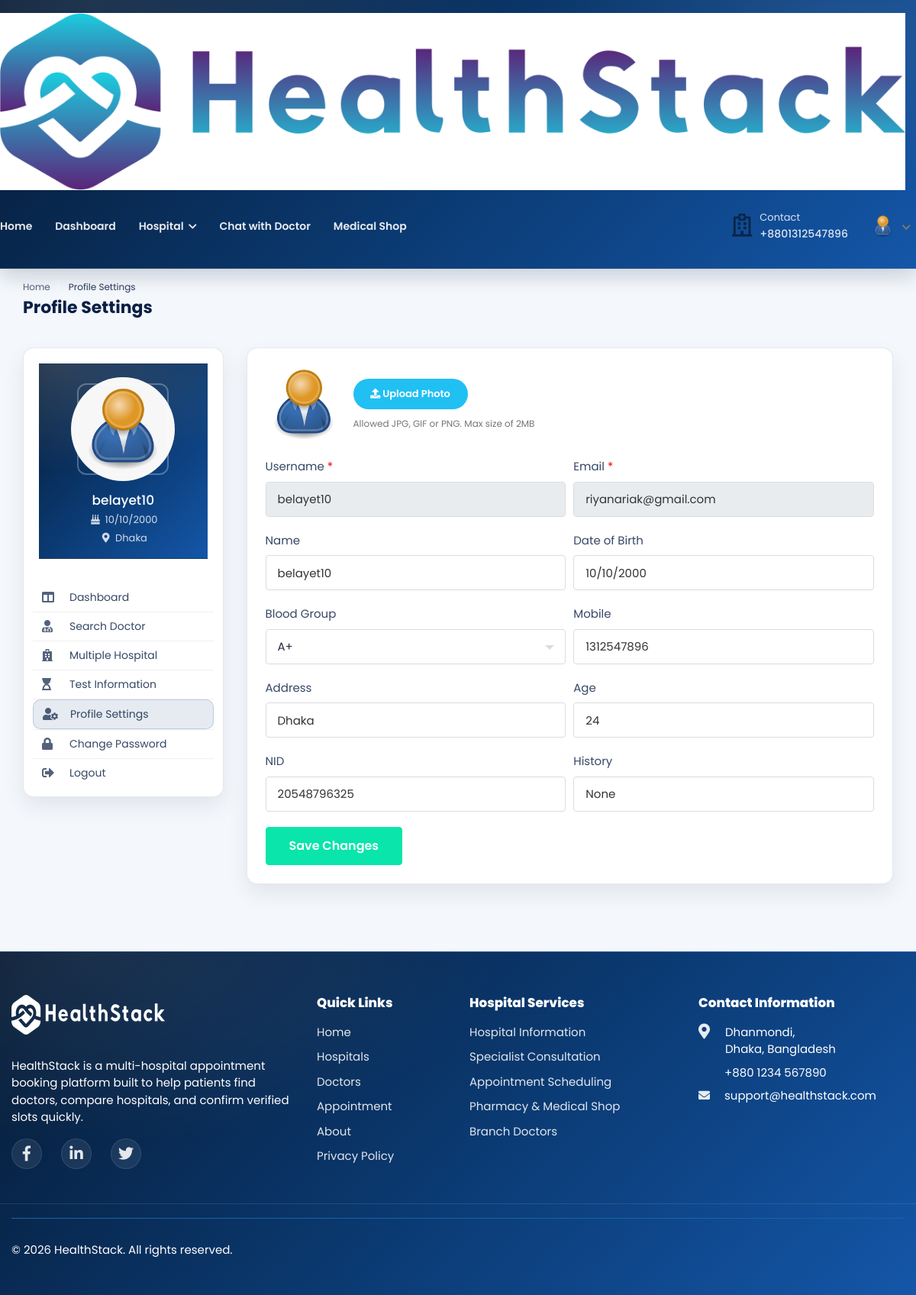
Screenshot of /profile-settings/ (signed in) with the database file from the repository.
### hospital/models.py (models this page shows, shortened)
class Patient(models.Model):
    patient_id = models.AutoField(primary_key=True)
    user = models.OneToOneField(User, on_delete=models.CASCADE, null=True, blank=True, related_name='patient')
    name = models.CharField(max_length=200, null=True, blank=True)
    username = models.CharField(max_length=200, null=True, blank=True)
    age = models.IntegerField(null=True, blank=True)
    email = models.EmailField(max_length=200, null=True, blank=True)
    phone_number = models.IntegerField(null=True, blank=True)
    address = models.CharField(max_length=200, null=True, blank=True)
    featured_image = models.ImageField(upload_to='patients/', default='patients/user-default.png', null=True, blank=True)
    blood_group = models.CharField(max_length=200, null=True, blank=True)
    history = models.CharField(max_length=200, null=True, blank=True)
    dob = models.CharField(max_length=200, null=True, blank=True)
    nid = models.CharField(max_length=200, null=True, blank=True)
    serial_number = models.CharField(max_length=200, null=True, blank=True)
    login_status = models.CharField(max_length=200, null=True, blank=True, default="offline")

### hospital/views.py (the view, shortened to what this page needs)
# urls.py: path('profile-settings/',views.profile_settings, name='profile-settings'),
@csrf_exempt
@login_required(login_url="login")
def profile_settings(request):
    if request.user.is_patient:
        patient = Patient.objects.get(user=request.user)
        old_featured_image = patient.featured_image
        if request.method == 'GET':
            context = {'patient': patient}
            return render(request, 'profile-settings.html', context)
    else:
        redirect('logout')

### templates/profile-settings.html (shortened to what this page needs)
{% load static %}
<!DOCTYPE html>
<html lang="en">
  <head>
    <link
      rel="stylesheet"
      href="{% static 'HealthStack-System/css/Normal/bootstrap.min.css' %}"
    />
    <link
      rel="stylesheet"
      href="{% static 'HealthStack-System/plugins/Normal/fontawesome/css/fontawesome.min.css' %}"
    />
    <link
      rel="stylesheet"
      href="{% static 'HealthStack-System/plugins/Normal/fontawesome/css/all.min.css' %}"
    />
    <link
      rel="stylesheet"
      href="{% static 'HealthStack-System/css/Normal/bootstrap-datetimepicker.min.css' %}"
    />
    <link
      rel="stylesheet"
      href="{% static 'HealthStack-System/plugins/Normal/select2/css/select2.min.css' %}"
    />
    <link
      rel="stylesheet"
      href="{% static 'HealthStack-System/css/Normal/style.css' %}"
    />
    {% if user.is_authenticated and user.is_patient %}
    <link
      rel="stylesheet"
      href="{% static 'HealthStack-System/css/Normal/patient_profile_settings.css' %}?v=20260315"
    />
    {% endif %}
    <link href="https://use.fontawesome.com/releases/v5.7.2/css/all.css" rel="stylesheet" />
  </head>
  <body class="{% if user.is_authenticated and user.is_patient %}hs-patient-profile-settings{% endif %}">
    <div id="patient-ps-page" class="main-wrapper hs-pps" data-patient-profile-settings="1">
      <header class="header">
        <div id="patient-ps-navbar" class="patient-ps-navbar" data-patient-ps-navbar="1">{% include 'navbar.html' %}</div>
      </header>
      <div class="breadcrumb-bar">
        <div class="container-fluid">
          <div class="row align-items-center">
            <div class="col-md-12 col-12">
              <nav aria-label="breadcrumb" class="page-breadcrumb">
                <ol class="breadcrumb">
                  <li class="breadcrumb-item"><a href="{% url 'patient-dashboard' %}">Home</a></li>
                  <li class="breadcrumb-item active" aria-current="page">
                    Profile Settings
                  </li>
                </ol>
              </nav>
              <h2 class="breadcrumb-title">Profile Settings</h2>
            </div>
          </div>
        </div>
      </div>
      <div class="content">
        <div class="container-fluid">
          <div class="row">
            <div class="col-md-5 col-lg-4 col-xl-3 theiaStickySidebar">
              <aside id="patient-ps-sidebar" class="patient-ps-sidebar" data-patient-ps-sidebar="1">{% include 'patient-sidebar.html' %}</aside>
            </div>
            <div class="col-md-7 col-lg-8 col-xl-9">
							<div class="card">
								<div class="card-body">
									<form action="{% url 'profile-settings' %}" method="POST" enctype="multipart/form-data">
										<div class="row form-row">
											<div class="col-12 col-md-12">
												<div class="form-group">
													<div class="change-avatar">
														<div class="profile-img">
															<img src="{{patient.featured_image.url}}" alt="User Image">
														</div>
														<div class="upload-img">
															<div class="change-photo-btn">
																<span><i class="fa fa-upload"></i> Upload Photo</span>
															</div>
															<small class="form-text text-muted">Allowed JPG, GIF or PNG. Max size of 2MB</small>
														</div>
													</div>
												</div>
											</div>
                      <div class="col-12 col-md-6">
                        <div class="form-group">
                          <label>Username <span class="text-danger">*</span></label>
                          <input type="text" class="form-control" readonly value="{{patient.username}}" >
                        </div>
											</div>
                      <div class="col-12 col-md-6">
                        <div class="form-group">
                          <label>Email <span class="text-danger">*</span></label>
                          <input type="text" class="form-control" readonly value="{{patient.email}}" >
                        </div>
											</div>
                      <div class="col-12 col-md-6">
												<div class="form-group">
													<label>Name</label>
													<input type="text" class="form-control" value="{{ patient.name }}" name="name">
												</div>
											</div>
											<div class="col-12 col-md-6">
												<div class="form-group">
													<label>Date of Birth</label>
														<input type="text" class="form-control datetimepicker" value="{{patient.dob}}" name="dob">
												</div>
											</div>
											<div class="col-12 col-md-6">
												<div class="form-group">
													<label>Blood Group</label>
												</div>
											</div>
											<div class="col-12 col-md-6">
												<div class="form-group">
													<label>Mobile</label>
													<input type="text" value="{{patient.phone_number}}" class="form-control" name="phone_number">
												</div>
											</div>
											<div class="col-12 col-md-6">
												<div class="form-group">
												<label>Address</label>
													<input type="text" class="form-control" value="{{patient.address}}" name="address">
												</div>
											</div>
                      <div class="col-12 col-md-6">
												<div class="form-group">
												<label>Age</label>
													<input type="text" class="form-control" value="{{patient.age}}" name="age">
												</div>
											</div>
											<div class="col-12 col-md-6">
												<div class="form-group">
													<label>NID</label>
													<input type="text" class="form-control" value="{{patient.nid}}" name="nid">
												</div>
											</div>
											<div class="col-12 col-md-6">
												<div class="form-group">
													<label>History</label>
													<input type="text" class="form-control" value="{{patient.history}}" name="history">
												</div>
											</div>
										</div>
										<div class="submit-section">
											<button type="submit" class="btn btn-primary submit-btn">Save Changes</button>
										</div>
									</form>
								</div>
							</div>
						</div>
          </div>
        </div>
      </div>
      <footer id="patient-ps-footer" class="patient-ps-footer" data-patient-ps-footer="1">{% include 'footer.html' %}</footer>
    </div>
  </body>
</html>

### templates/patient_navbar.html (shortened to what this page needs)
{% load static %}
<nav class="navbar navbar-expand-lg header-nav hs-navbar" aria-label="Primary">
  <div class="navbar-header">
    <a href="{% url 'hospital_home'%}" class="navbar-brand logo">
      <img
        src="{% static 'HealthStack-System/images/Normal/logo.jpg' %}"
        class="img-fluid"
        alt="Logo"
      />
    </a>
  </div>
  <div class="main-menu-wrapper">
    <ul class="main-nav">
      <li>
        <a href="{% url 'hospital_home'%}">Home</a>
      </li>
      <li>
        <a href="{% url 'patient-dashboard' %}">Dashboard</a>
      </li>
      <li class="has-submenu">
        <a href="#">Hospital <i class="fas fa-chevron-down"></i></a>
      </li>
      {% if user.is_authenticated and user.is_patient %}
      <li>
        <a href="{% url 'chat-home' pk=user.id %}">Chat with Doctor</a>
      </li>
      {% endif %}
      <li>
        <a href="{% url 'pharmacy_shop' %}">Medical Shop</a>
      </li>
    </ul>
  </div>
  <ul class="nav header-navbar-rht">
    <li class="nav-item contact-item">
      <div class="header-contact-img">
        <i class="far fa-hospital"></i>
      </div>
      <div class="header-contact-detail">
        <p class="contact-header">Contact</p>
        <p class="contact-info-header">+880{{patient.phone_number}}</p>
      </div>
    </li>
    <li class="nav-item dropdown has-arrow logged-item">
      <a href="#" class="dropdown-toggle nav-link" data-toggle="dropdown">
        <span class="user-img">
          <img
            class="rounded-circle"
            src="{{patient.featured_image.url}}"
            width="31"
            alt="{{ patient.name|default:user.get_username|default:'Patient' }}"
            onerror="this.onerror=null;this.src='{% static 'HealthStack-System/images/Normal/patients/patient.jpg' %}';"
          />
        </span>
      </a>
    </li>
  </ul>
</nav>

### templates/patient-sidebar.html
{% load static %}
{% with current_url=request.resolver_match.url_name %}
    <div class="profile-sidebar">
      <div class="widget-profile pro-widget-content">
        <div class="profile-info-widget">
          <a href="#" class="booking-doc-img">
            <img
              src="{{ patient.featured_image.url }}"
              alt="User Image"
            />
          </a>
          <div class="profile-det-info">
            <h3>{{patient.name}}</h3>
            <div class="patient-details">
              <h5>
                <i class="fas fa-birthday-cake"></i> {{ patient.dob }}
              </h5>
              <h5 class="mb-0">
                <i class="fas fa-map-marker-alt"></i>
                {{ patient.address }}
              </h5>
            </div>
          </div>
        </div>
      </div>
      <div class="dashboard-widget">
        <nav class="dashboard-menu sidebar">
          <ul>
            <li class="{% if current_url == 'patient-dashboard' %}active{% endif %}">
              <a href="{% url 'patient-dashboard' %}">
                <i class="fas fa-columns"></i>
                <span>Dashboard</span>
              </a>
            </li>
            <li class="nav-item has-submenu {% if current_url == 'search' %}active{% endif %}">
              <a href="{% url 'search' %}">
                <i class="fas fa-user-md"></i>
                <span>Search Doctor</span>
              </a>
            </li>
            <li class="{% if current_url == 'multiple-hospital' %}active{% endif %}">
                <a href="{% url 'multiple-hospital' %}">
                  <i class="fas fa-hospital"></i>
                  <span>Multiple Hospital</span>
                </a>
            </li>
            <li class="{% if current_url == 'doctor-test-list' %}active{% endif %}">
              <a href="{% url 'doctor-test-list'%}" target="_blank">
                <i class="fas fa-hourglass-start"></i>
                <span>Test Information</span>
              </a>
            </li>
            <li class="{% if current_url == 'profile-settings' %}active{% endif %}">
              <a href="{% url 'profile-settings' %}">
                <i class="fas fa-user-cog"></i>
                <span>Profile Settings</span>
              </a>
            </li>
            <li class="{% if current_url == 'change-password' %}active{% endif %}">
              <a href="{% url 'change-password' pk=user.id%}">
                <i class="fas fa-lock"></i>
                <span>Change Password</span>
              </a>
            </li>
            <li>
              <a href="{% url 'logout' %}">
                <i class="fas fa-sign-out-alt"></i>
                <span>Logout</span>
              </a>
            </li>
          </ul>
        </nav>
      </div>
    </div>
{% endwith %}

### rows the page displays
Patient: phone_number "1312547896", featured_image (placeholder picture), name "belayet10", dob "10/10/2000", address "Dhaka", username "belayet10", email "riyanariak@gmail.com", age "24", nid "20548796325", history "None"
